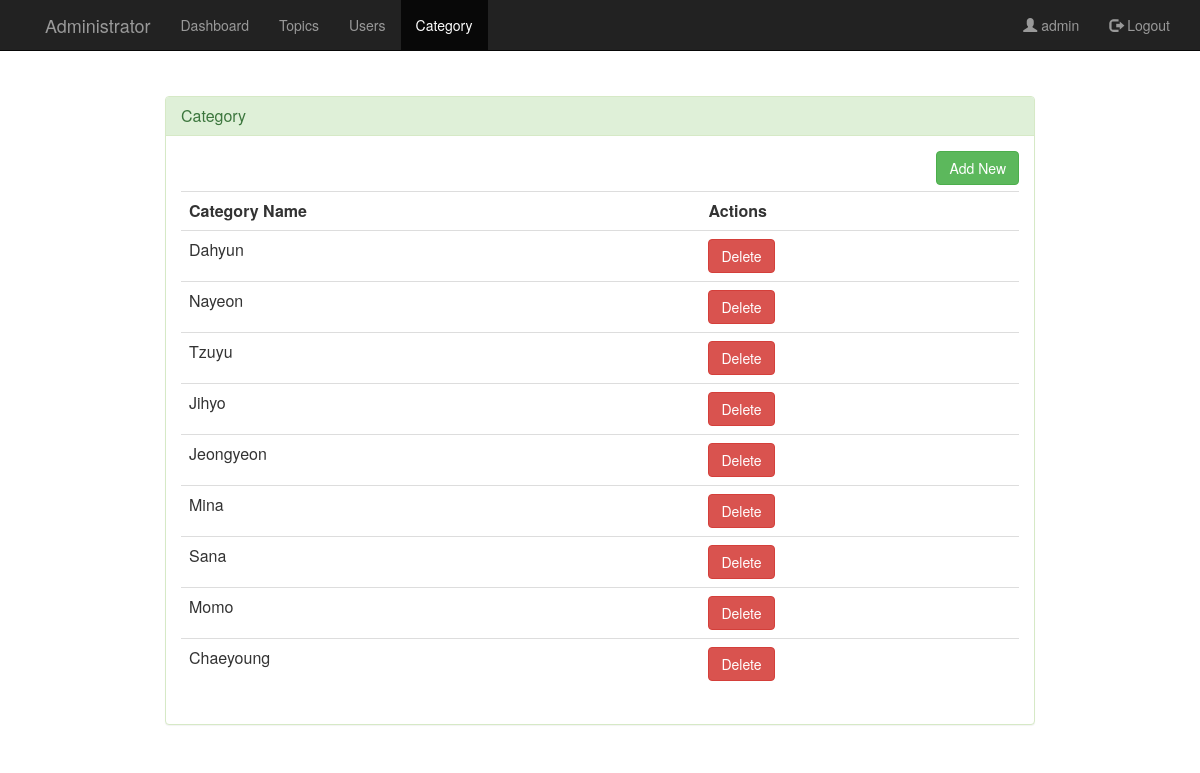
/admin/category.php (signed in), run on the app's committed database.
### tables this page shows
CREATE TABLE `category` (
  `cat_id` int(12) NOT NULL,
  `category` varchar(200) DEFAULT NULL
);

### admin/category.php (the view, shortened to what this page needs)
<?php
$uname=$_SESSION['uname'];
?>
<html>
<head>
	<link rel="stylesheet" type="text/css" href="../css/global.css">
	<link rel="stylesheet" type="text/css" href="../css/bootstrap.css">
	<link rel="stylesheet" type="text/css" href="../css/bootstrap.min.css">
    <link href="//netdna.bootstrapcdn.com/font-awesome/4.0.3/css/font-awesome.css" rel="stylesheet">
</head>
<body>
    <nav class="navbar navbar-inverse navbar-fixed-top">
        <div class="container">
            <div class="navbar-header page-scroll">
                <a class="navbar-brand page-scroll" href="home.php"></a>
            </div>
            <div class="navbar-header">
                <a class="navbar-brand" href="home.php">Administrator</a>
            </div>
            <div class="collapse navbar-collapse" id="bs-example-navbar-collapse-1">
                <ul class="nav navbar-nav navbar-left">
                   <li><a href="home.php"> Dashboard</a></li>
                    <li><a href="post.php"> Topics</a></li>
                    <li><a href="user.php"> Users</a></li>
                    <li class="active"><a href="category.php">Category</a></li>
                </ul>
              <ul class="nav navbar-nav navbar-right">
                    <li><a href="#" ><span class="glyphicon glyphicon-user"></span> <?php echo $uname;?></a></li>
                <li ><a href="logout.php"><span class="glyphicon glyphicon-log-out"></span> Logout</a></li>
                </ul>
            </div>
        </div>
    </nav>
    <div class="container" style="margin:8% auto;width:900px;">
            <div class="panel panel-success">
                <div class="panel-heading">
                    <h3 class="panel-title">Category</h3>
                </div>
                 <div class="panel-body">
                     <a href="add-category.php" class="pull-right btn btn-success">Add New</a><br><br>
            <table class="table table-stripped">
                                <th>Category Name</th>
                                <th>Actions</th>
                            <?php
                            include "../functions/db.php";
                            $sql = "SELECT * from category";
                            $run = mysqli_query($con,$sql);
                            while($row=mysqli_fetch_array($run))
                            {
                                extract($row);
                                echo "<tr>";
                                echo "<td>".$category."</td>";
                                echo '<td> <a href="delete-category.php?cat_id='.$cat_id.'"><button class="btn btn-danger">Delete</button></a></td>';
                                echo "</tr>";
                            }
                            ?>
                            </table>
                     </div>
                </div>
            </div>
	</body>
</html>

### css/global.css (style rules this page uses)
body { background-color: #eee; }

### data on the page
category: category "Dahyun"
category: category "Nayeon"
category: category "Tzuyu"
category: category "Jihyo"
category: category "Jeongyeon"
category: category "Mina"
category: category "Sana"
category: category "Momo"
category: category "Chaeyoung"

### other printed values
$uname "admin"
